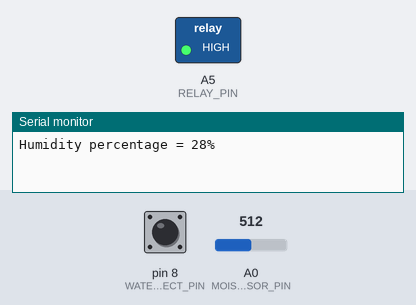
Bench run of a sketch on a simulated Arduino Uno, built with avr-gcc and run on an emulated ATmega328P. On the bench: switched loads named in the sketch (green lamp = pin HIGH), the last lines printed to the serial monitor. The inputs (shaded band) are chosen by the test bench; at power-on: pin 8 (WATER_DETECT_PIN) HIGH, A0 (MOISTURE_SENSOR_PIN) = 512.

Above: at 0.1 s.
At 100.1 s:
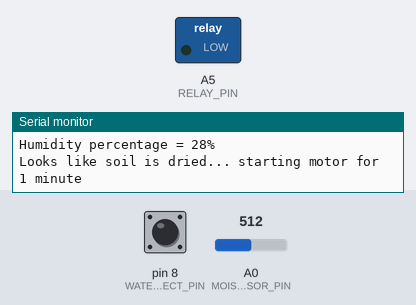
Timing chart, 0 to 101.6 s (numbered marks = the images above):
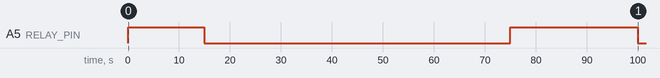

Measured:
- by itself, A5 (RELAY_PIN): HIGH → LOW at 15.0 s, → HIGH 60.0 s later, → LOW 25.0 s later

The sketch:

watering_system.ino
```cpp
const int dry = 618;
const int wet = 239;

const int MOISTURE_SENSOR_PIN = A0;

const int RELAY_PIN = A5;
const int WATER_DETECT_PIN = 8;

void setup() {
  Serial.begin(9600);

  pinMode(RELAY_PIN, OUTPUT);
  digitalWrite(RELAY_PIN, HIGH);

  pinMode(WATER_DETECT_PIN, INPUT);
}

void loop() {
  int moistureValue = analogRead(MOISTURE_SENSOR_PIN);
  int percentageHumidity = map(moistureValue, wet, dry, 100, 0);
  Serial.print("Humidity percentage = ");
  Serial.print(percentageHumidity);
  Serial.println("%");

  if (percentageHumidity > 40)
  {
    Serial.println("Humidity is more than 40, sleeping for 5 minutes...");
    delay(5 * 60 * 1000L);
    //delay(10 * 1000L);
    return;
  }

  for (int i = 1; i <= 3; i++) {
    int waterPresent = digitalRead(WATER_DETECT_PIN);
    if (!waterPresent) {
      Serial.print("Water not found (in iter ");
      Serial.print(i);
      Serial.println(")!!! Sleeping for 15 minutes...");
      delay(15 * 60 * 1000L);
      return;
    }
    delay(5 * 1000);
  }

  Serial.println("Looks like soil is dried... starting motor for 1 minute");
  digitalWrite(RELAY_PIN, LOW);
  delay(60 * 1000UL);

  Serial.println("Watering is done... will wait motor for 10 sec");
  digitalWrite(RELAY_PIN, HIGH);
  delay(10 * 1000UL);
}
```
